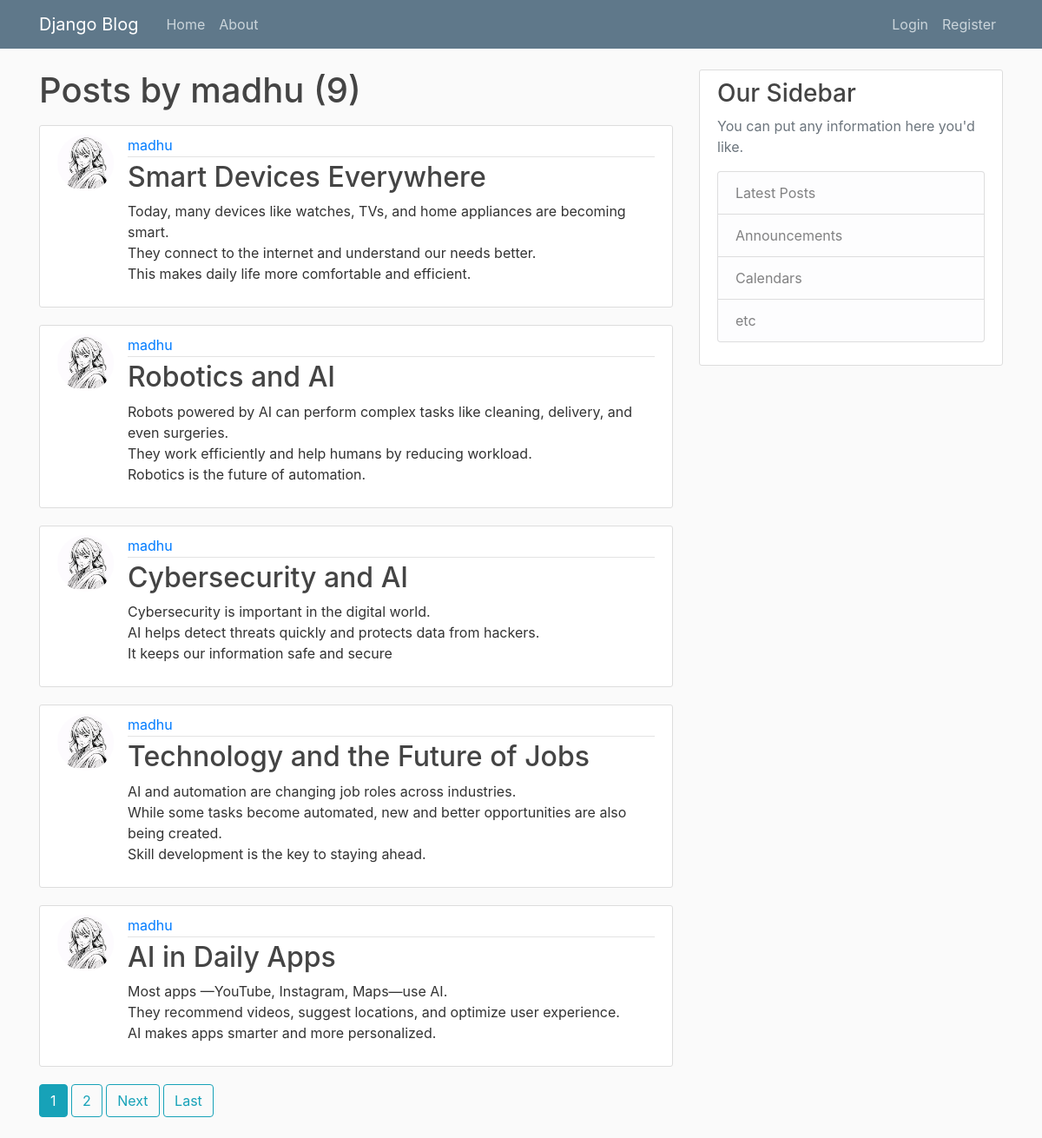
/user/madhu, run on the app's committed database.
### Blog/models.py (models this page shows, shortened)
class Post(models.Model):
    title=models.CharField(max_length=100)
    content=models.TextField()
    data_posted=models.DateTimeField(default=timezone.now)
    author=models.ForeignKey(User,on_delete=models.CASCADE)

### Register/models.py (models this page shows, shortened)
class Profile(models.Model):
    user=models.OneToOneField(User,on_delete=models.CASCADE)
    image=models.ImageField(default="default.jpg",upload_to='profile_pics')

### Blog/views.py (the view)
# urls.py: path('user/<str:username>', views.UserPostListView.as_view(), name='user-posts'),
class UserPostListView(ListView):
    model = Post
    template_name = 'Blog/user_posts.html'  # <app>/<model>_<viewtype>.html
    context_object_name = 'posts'
    paginate_by = 5
    def get_queryset(self):
        user = get_object_or_404(User, username=self.kwargs.get('username'))
        return Post.objects.filter(author=user).order_by('-data_posted')

### Blog/templates/Blog/user_posts.html (shortened to what this page needs)
{% extends "blog/base.html" %}
{% block content %}
    <h1 class="mb-3">Posts by {{ view.kwargs.username }} ({{ page_obj.paginator.count }})</h1>
    {% for post in posts %}
        <article class="media content-section">
          <img class="rounded-circle article-img" src="{{ post.author.profile.image.url }}">
          <div class="media-body">
            <div class="article-metadata">
              <a class="mr-2" href="{% url 'user-posts' post.author.username %}">{{ post.author }}</a>
            </div>
            <h2><a class="article-title" href="{% url 'post-detail' post.id %}">{{ post.title }}</a></h2>
            <p class="article-content">{{ post.content }}</p>
          </div>
        </article>
    {% endfor %}
    {% if is_paginated %}
      {% for num in page_obj.paginator.page_range %}
        {% if page_obj.number == num %}
          <a class="btn btn-info mb-4" href="?page={{ num }}">{{ num }}</a>
        {% elif num > page_obj.number|add:'-3' and num < page_obj.number|add:'3' %}
          <a class="btn btn-outline-info mb-4" href="?page={{ num }}">{{ num }}</a>
        {% endif %}
      {% endfor %}
      {% if page_obj.has_next %}
        <a class="btn btn-outline-info mb-4" href="?page={{ page_obj.next_page_number }}">Next</a>
        <a class="btn btn-outline-info mb-4" href="?page={{ page_obj.paginator.num_pages }}">Last</a>
      {% endif %}
    {% endif %}
{% endblock content %}

### Blog/templates/Blog/base.html (shortened to what this page needs)
{% load static %}
<!DOCTYPE html>
<html>
<head>
    <link rel="stylesheet" href="https://maxcdn.bootstrapcdn.com/bootstrap/4.0.0/css/bootstrap.min.css">
    <link rel="stylesheet" type="text/css" href="{% static 'blog/main.css' %}">
</head>
<body>
    <header class="site-header">
      <nav class="navbar navbar-expand-md navbar-dark bg-steel fixed-top">
        <div class="container">
          <a class="navbar-brand mr-4" href="{% url 'blog-home' %}">Django Blog</a>
          <div class="collapse navbar-collapse" id="navbarToggle">
            <div class="navbar-nav mr-auto">
              <a class="nav-item nav-link" href="{% url 'blog-home' %}">Home</a>
              <a class="nav-item nav-link" href="{% url 'blog-about' %}">About</a>
            </div>
            <div class="navbar-nav">
               {% if user.is_authenticated %}
                <a class="nav-item nav-link" href="{% url 'post-create' %}">New Post</a>
                  <a class="nav-item nav-link" href="{% url 'profile' %}">Profile</a>
                   <form method="post" action="{% url 'logout' %}">
                     {% csrf_token %}
                   <button type="submit" class="nav-link-as-button">
                        Logout
                    </button>
                 </form>
              {% else %}
                <a class="nav-item nav-link" href="{% url 'login' %}">Login</a>
                <a class="nav-item nav-link" href="{% url 'register' %}">Register</a>
              {% endif %}
            </div>
          </div>
        </div>
      </nav>
    </header>
    <main role="main" class="container">
      <div class="row">
        <div class="col-md-8">
          {% block content %}{% endblock %}
        </div>
        <div class="col-md-4">
          <div class="content-section">
            <h3>Our Sidebar</h3>
            <p class='text-muted'>You can put any information here you'd like.
              <ul class="list-group">
                <li class="list-group-item list-group-item-light">Latest Posts</li>
                <li class="list-group-item list-group-item-light">Announcements</li>
                <li class="list-group-item list-group-item-light">Calendars</li>
                <li class="list-group-item list-group-item-light">etc</li>
              </ul>
            </p>
          </div>
        </div>
      </div>
    </main>
</body>
</html>

### Blog/static/Blog/main.css (style rules this page uses)
body { background: #fafafa; color: #333333; margin-top: 5rem; }
h1, h2, h3, h4, h5, h6 { color: #444444; }
ul { margin: 0; }
.bg-steel { background-color: #5f788a; }
.site-header .navbar-nav .nav-link { color: #cbd5db; }
.content-section { background: #ffffff; padding: 10px 20px; border: 1px solid #dddddd; border-radius: 3px; margin-bottom: 20px; }
.article-title { color: #444444; }
.article-content { white-space: pre-line; }
.article-img { height: 65px; width: 65px; margin-right: 16px; }
.article-metadata { padding-bottom: 1px; margin-bottom: 4px; border-bottom: 1px solid #e3e3e3 }

### data on the page
Post: author.profile.image (picture), author "madhu", title "Smart Devices Everywhere", content "Today, many devices like watches, TVs, and home appliances are becoming smart. They connect to the internet and understand our needs better. This makes daily life more comfortable and efficient."
Post: author.profile.image (picture), author "madhu", title "Robotics and AI", content "Robots powered by AI can perform complex tasks like cleaning, delivery, and even surgeries. They work efficiently and help humans by reducing workload. Robotics is the future of automation."
Post: author.profile.image (picture), author "madhu", title "Cybersecurity and AI", content "Cybersecurity is important in the digital world. AI helps detect threats quickly and protects data from hackers. It keeps our information safe and secure"
Post: author.profile.image (picture), author "madhu", title "Technology and the Future of Jobs", content "AI and automation are changing job roles across industries. While some tasks become automated, new and better opportunities are also being created. Skill development is the key to staying ahead."
Post: author.profile.image (picture), author "madhu", title "AI in Daily Apps", content "Most apps —YouTube, Instagram, Maps—use AI. They recommend videos, suggest locations, and optimize user experience. AI makes apps smarter and more personalized."

### other printed values
{{ view.kwargs.username }} "madhu"
{{ page_obj.paginator.count }} "9"
{{ num }} "1"
{{ num }} "2"
